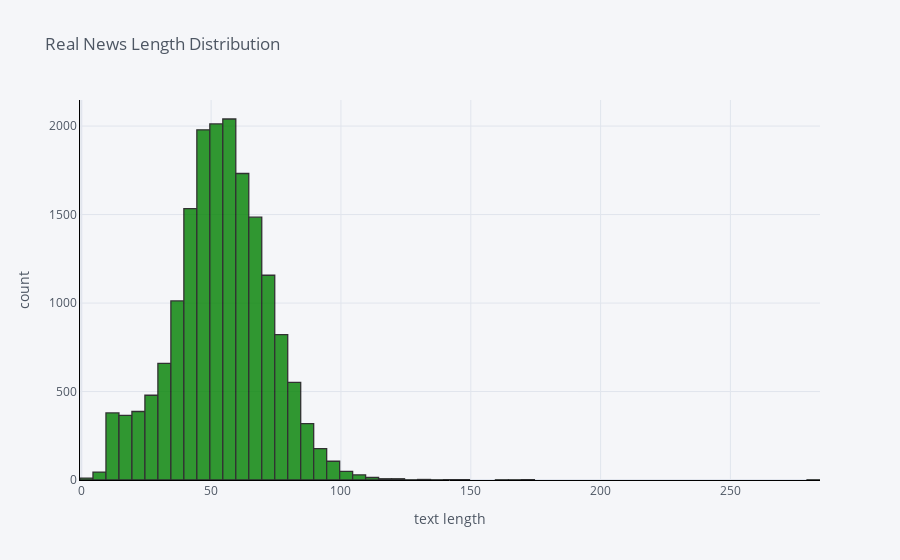
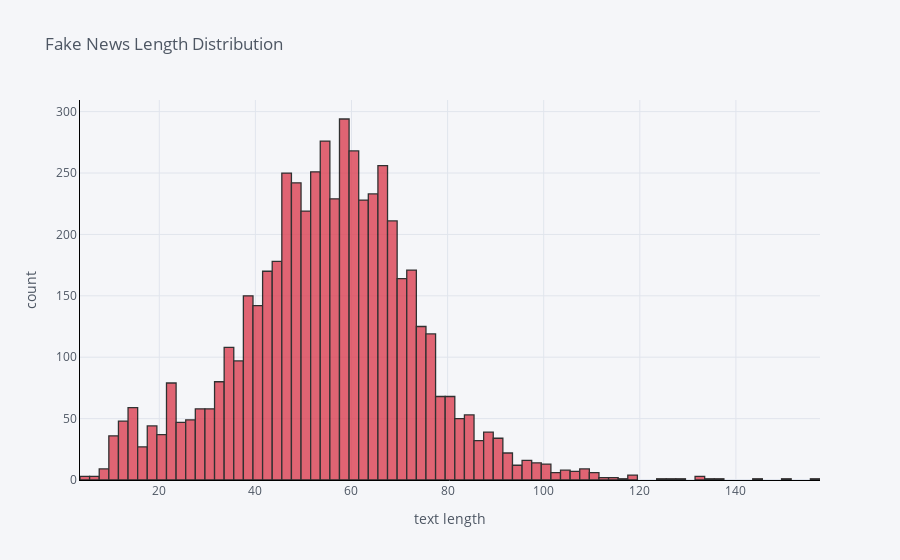

Notebook cell for these charts, in order:
### Markdown cell above
## Sentence length analysis

The histogram shows that the length of the cleaned text ranges from around 2 to 140 characters and generally,it is almost same for all the polarities.

### Code cell
real['text_length'].iplot(
    kind='hist',
    bins=100,
    xTitle='text length',
    linecolor='black',
    color='green',
    yTitle='count',
    title='Real News Length Distribution')

fake['text_length'].iplot(
    kind='hist',
    bins=100,
    xTitle='text length',
    linecolor='black',
    color='red',
    yTitle='count',
    title='Fake News Length Distribution')

### Figure 1 — Plotly figure (JSON) as saved in the notebook; plotly's stock layout.template omitted (floating-point values rounded to 4 significant figures; data arrays with more than 128 entries replaced by an {"elided": "..."} marker saying what was removed)
{"data": [{"histfunc": "count", "histnorm": "", "marker": {"color": "rgba(0, 128, 0, 1.0)", "line": {"color": "#000000", "width": 1.3}}, "name": "text_length", "nbinsx": 100, "opacity": 0.8, "orientation": "v", "type": "histogram", "x": {"elided": "17371 int values"}}], "layout": {"barmode": "overlay", "legend": {"bgcolor": "#F5F6F9", "font": {"color": "#4D5663"}}, "paper_bgcolor": "#F5F6F9", "plot_bgcolor": "#F5F6F9", "title": {"font": {"color": "#4D5663"}, "text": "Real News Length Distribution"}, "xaxis": {"gridcolor": "#E1E5ED", "linecolor": "black", "showgrid": true, "tickfont": {"color": "#4D5663"}, "title": {"font": {"color": "#4D5663"}, "text": "text length"}, "zerolinecolor": "#E1E5ED"}, "yaxis": {"gridcolor": "#E1E5ED", "linecolor": "black", "showgrid": true, "tickfont": {"color": "#4D5663"}, "title": {"font": {"color": "#4D5663"}, "text": "count"}, "zerolinecolor": "#E1E5ED"}}}

### Figure 2 — Plotly figure (JSON) as saved in the notebook; plotly's stock layout.template omitted (floating-point values rounded to 4 significant figures; data arrays with more than 128 entries replaced by an {"elided": "..."} marker saying what was removed)
{"data": [{"histfunc": "count", "histnorm": "", "marker": {"color": "rgba(219, 64, 82, 1.0)", "line": {"color": "#000000", "width": 1.3}}, "name": "text_length", "nbinsx": 100, "opacity": 0.8, "orientation": "v", "type": "histogram", "x": {"elided": "5495 int values"}}], "layout": {"barmode": "overlay", "legend": {"bgcolor": "#F5F6F9", "font": {"color": "#4D5663"}}, "paper_bgcolor": "#F5F6F9", "plot_bgcolor": "#F5F6F9", "title": {"font": {"color": "#4D5663"}, "text": "Fake News Length Distribution"}, "xaxis": {"gridcolor": "#E1E5ED", "linecolor": "black", "showgrid": true, "tickfont": {"color": "#4D5663"}, "title": {"font": {"color": "#4D5663"}, "text": "text length"}, "zerolinecolor": "#E1E5ED"}, "yaxis": {"gridcolor": "#E1E5ED", "linecolor": "black", "showgrid": true, "tickfont": {"color": "#4D5663"}, "title": {"font": {"color": "#4D5663"}, "text": "count"}, "zerolinecolor": "#E1E5ED"}}}
